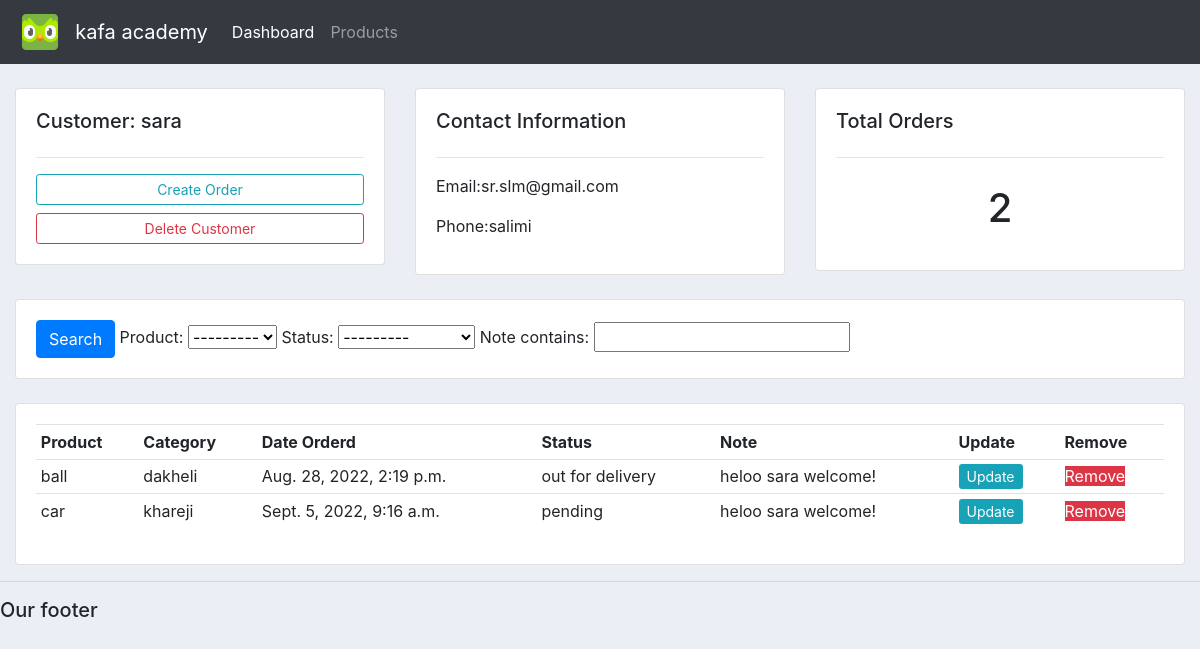
Screenshot of /customer/4 with the database file from the repository.
### account/models.py (models this page shows, shortened)
class customer(models.Model):
    name = models.CharField(max_length=200, null=True)
    phone = models.CharField(max_length=200, null=True)
    email = models.CharField(max_length=200, null=True)
    date_created = models.DateField(auto_now_add=True, null=True)

class order(models.Model):
    STATUS = (
        ('pending', 'pending'),
        ('out for delivery', 'out for delivery'),
        ('delivered', 'delivered'),
    )
    customer = models.ForeignKey(customer, null=True, on_delete=models.SET_NULL)
    product = models.ForeignKey(product, null=True, on_delete=models.SET_NULL)
    date_created = models.DateTimeField(auto_now_add=True, null=True)
    status = models.CharField(max_length=200, null=True, choices=STATUS)
    note = models.CharField(max_length=1000, null=True)

class product(models.Model):
    CATEGORY = (
        ('dakheli', 'dakheli'),
        ('khareji', 'khareji'),
    )
    name = models.CharField(max_length=200, null=True)
    price = models.FloatField(null=True)
    category = models.CharField(max_length=200, null=True, choices=CATEGORY)
    description = models.CharField(max_length=200, null=True)
    date_created = models.DateTimeField(auto_now_add=True, null=True)
    tags = models.ManyToManyField(tag)
    def __str__(self):
        return self.name

### account/views.py (the view)
def customer(request, pk_test):
    customer = customerr.objects.get(id=pk_test)
    orders = customer.order_set.all()
    order_count = orders.count()
    Myfilter = OrderFilter(request.GET,queryset = orders)
    orders = Myfilter.qs
    context = {'customer': customer,
               'orders': orders, 'order_count': order_count,'Myfilter':Myfilter}
    return render(request, 'account/customer.html', context)

### account/templates/account/customer.html
{%  extends 'account/main.html' %}
{% block content %}
	<br>
<div class="row">
	<div class="col-md">
		<div class="card card-body">
			<h5>Customer: {{customer.name}}</h5>
			<hr>
			<a class="btn btn-outline-info  btn-sm btn-block" href="{% url 'Create_Order' customer.id %}">Create Order</a>
			<a class="btn btn-outline-danger  btn-sm btn-block" href="">Delete Customer</a>
		</div>
	</div>
	<div class="col-md">
		<div class="card card-body">
			<h5>Contact Information</h5>
			<hr>
			<p>Email:{{customer.email}} </p>
			<p>Phone:{{customer.phone}} </p>
		</div>
	</div>
	<div class="col-md">
		<div class="card card-body">
			<h5>Total Orders</h5>
			<hr>
			<h1 style="text-align: center;padding: 10px">{{order_count}}</h1>
		</div>
	</div>
</div>
<br>
<div class="row">
	<div class="col">
		<div class="card card-body">
			<form method="get">
			   <button class="btn btn-primary" type="submit">Search</button>
               {{Myfilter.form}}
		  </form>
		</div>
	</div>
</div>
<br>
<div class="row">
	<div class="col-md">
		<div class="card card-body">
			<table class="table table-sm">
				<tr>
					<th>Product</th>
					<th>Category</th>
					<th>Date Orderd</th>
					<th>Status</th>
					<th>Note</th>
					<th>Update</th>
					<th>Remove</th>
				</tr>
{% for order  in orders %}
<tr>
	<td>{{order.product}}</td>
	<td>{{order.product.category}}</td>
	<td>{{order.date_created}}</td>
	<td>{{order.status}}</td>
	<td>{{order.note}}</td>
	<td><a class="btn-sm btn-info" href="">Update</a></td>
	<td><a class="btn-sn btn-danger" href="">Remove</a></td>
</tr>
{% endfor %}
			</table>
		</div>
	</div>
</div>
{% endblock %}

### account/templates/account/main.html (style rules this page uses)
body { background-color: #ebeff5; }

### rows the page displays
customer: name "sara", email "sr.slm@gmail.com", phone "salimi"
order: product "ball", product.category "dakheli", date_created "Aug. 28, 2022, 2:19 p.m.", status "out for delivery", note "heloo sara welcome!"
order: product "car", product.category "khareji", date_created "Sept. 5, 2022, 9:16 a.m.", status "pending", note "heloo sara welcome!"

### other values shown
{{ order_count }} "2"
